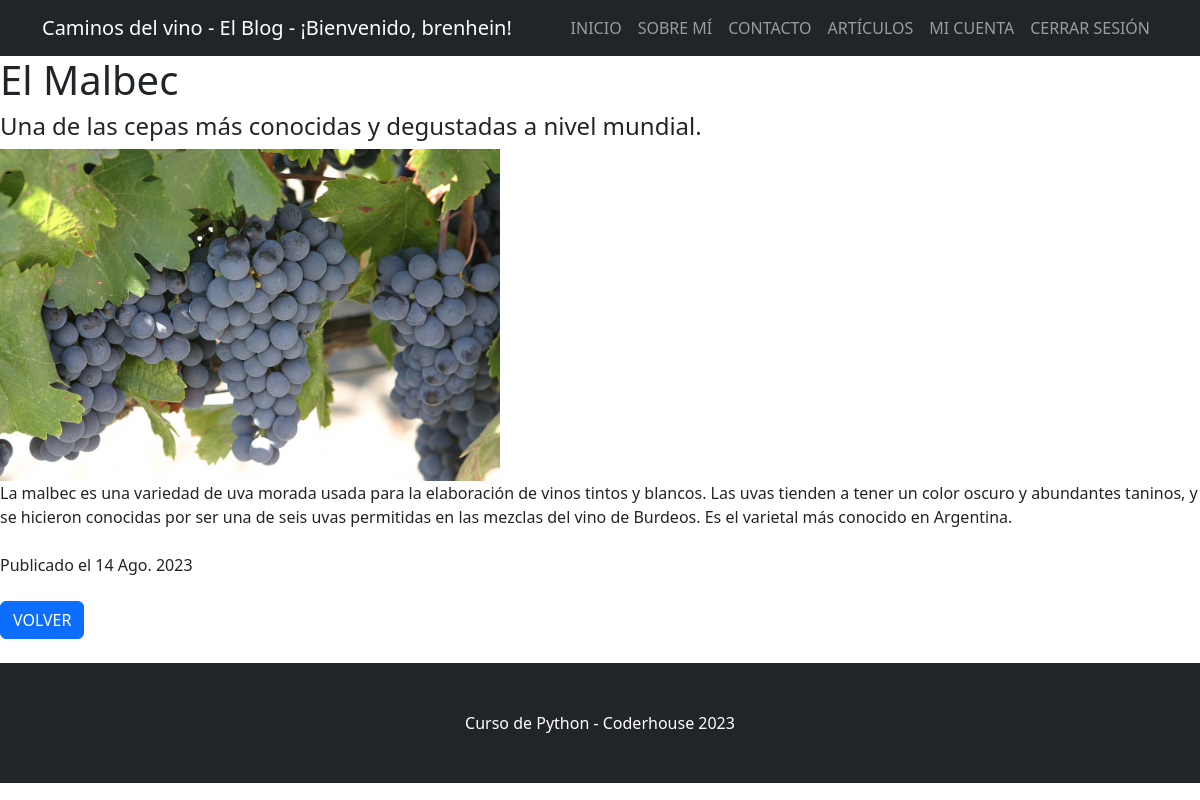
Screenshot of /articulos/entradas/1/ (signed in) with the database file from the repository.
### blog/models.py (models this page shows, shortened)
class Articulo(models.Model):
    titulo = models.CharField(max_length=256)
    subtitulo = models.CharField(max_length=256)
    cuerpo = models.TextField(blank=True)
    autor = models.ForeignKey(User, on_delete=models.CASCADE, null=True)
    fecha = models.DateField(auto_now_add=True)
    imagen = models.ImageField(upload_to="entradas/", null="True", blank=True)

### blog/views.py (the view)
# urls.py: path("entradas/<int:pk>/", ArticuloDetailView.as_view(), name="ver_articulo"),
class ArticuloDetailView(DetailView):
    model = Articulo

### blog/templates/blog/articulo_detail.html (shortened to what this page needs)
{% extends "base.html" %}
{% block contenido %}
<h1>{{ object.titulo }}</h1>
<h4>{{ object.subtitulo }}</h4>
{% if object.imagen %}
<img src="{{ object.imagen.url }}" alt="{{ object.titulo }}" width="500">
{% endif %}
<br>
{{object.cuerpo}}
<br><br>
Publicado el {{ object.fecha }}
<br><br>
<a class="btn btn-primary" href="{% url 'lista_articulos' %}" type="button">VOLVER</a>
<br><br>
{% endblock contenido %}

### templates/base.html (shortened to what this page needs)
{% load static %}
<!DOCTYPE html>
<html lang="en">
    <head>
        <link href="{% static 'css/styles.css' %}" rel="stylesheet" />
    </head>
    <body>
        <nav class="navbar navbar-expand-lg navbar-dark bg-dark">
            <div class="container">
                {% if user.is_authenticated %}
                <a class="navbar-brand">Caminos del vino - El Blog - ¡Bienvenido, {{ user.username }}!</a>
                {% else %}
                <a class="navbar-brand">Caminos del vino - El Blog </a>
                {% endif %}
                <div class="collapse navbar-collapse" id="navbarSupportedContent">
                    <ul class="navbar-nav ms-auto mb-2 mb-lg-0">
                        <li class="nav-item"><a class="nav-link" href="{% url 'inicio' %}">INICIO</a></li>
                        <li class="nav-item"><a class="nav-link" href="{% url 'sobre_mi' %}">SOBRE MÍ</a></li>
                        <li class="nav-item"><a class="nav-link" href="{% url 'enviar_consulta' %}">CONTACTO</a></li>
                        <li class="nav-item"><a class="nav-link" href="{% url 'lista_articulos' %}">ARTÍCULOS</a></li>
                        {% if user.is_authenticated %}
                        <li class="nav-item"><a class="nav-link" href="{% url 'mi_perfil' %}">MI CUENTA</a></li>
                        <li class="nav-item"><a class="nav-link" href="{% url 'logout' %}">CERRAR SESIÓN</a></li>
                        {% else %}
                        <li class="nav-item"><a class="nav-link" href="{% url 'registro' %}">REGISTRARSE</a></li>
                        <li class="nav-item"><a class="nav-link" href="{% url 'login' %}">INICIAR SESIÓN</a></li>
                        {% endif %}
                    </ul>
                </div>
            </div>
        </nav>
        {% block contenido %}
        {% endblock contenido %}
        <footer class="py-5 bg-dark">
            <div class="container"><p class="m-0 text-center text-white">Curso de Python - Coderhouse 2023</p></div>
        </footer>
    </body>
</html>

### rows the page displays
Articulo: titulo "El Malbec", subtitulo "Una de las cepas más conocidas y degustadas a nivel mundial.", imagen (picture), cuerpo "La malbec es una variedad de uva morada usada para la elaboración de vinos tintos y blancos. Las uvas tienden a tener un color oscuro y abundantes taninos, y se hicieron conocidas por ser una de seis uvas permitidas en las mezclas del vino de Burdeos. Es el varietal más conocido en Argentina.", fecha "14 Ago. 2023"

### other values shown
{{ user.username }} "brenhein"
